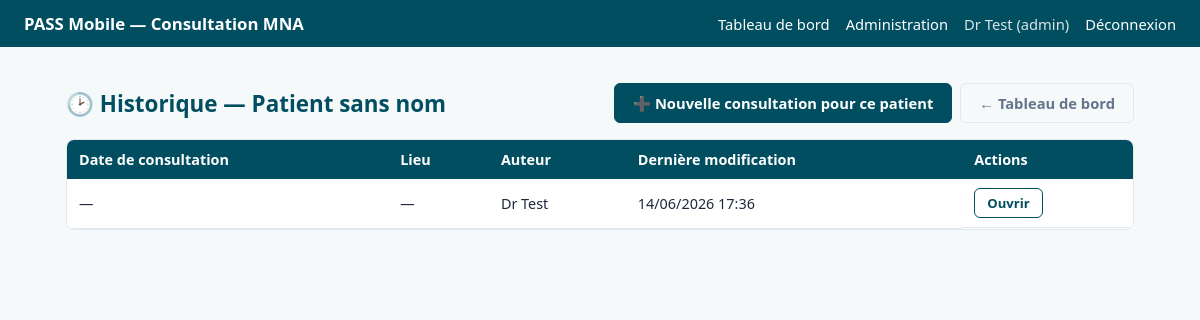
The app's page /patient/2880d69f-a5e5-4437-bdd4-534f4da7b44e/historique (signed in) with its own data.
### app/models.py (models this page shows, shortened)
class User(UserMixin, db.Model):
    __tablename__ = "users"
    id = db.Column(db.String(36), primary_key=True, default=gen_uuid)
    nom = db.Column(db.String(120), nullable=False)
    email = db.Column(db.String(180), unique=True, nullable=False, index=True)
    password_hash = db.Column(db.String(255), nullable=False)
    role = db.Column(db.String(20), nullable=False, default="medecin")
    actif = db.Column(db.Boolean, default=True, nullable=False)
    date_creation = db.Column(db.DateTime, default=datetime.utcnow)
    derniere_connexion = db.Column(db.DateTime, nullable=True)
    @property
    def is_admin(self):
        return self.role == "admin"

class Patient(db.Model):
    __tablename__ = "patients"
    id = db.Column(db.String(36), primary_key=True, default=gen_uuid)
    nom_prenom = db.Column(db.String(200), nullable=True)
    date_naissance = db.Column(db.Date, nullable=True)
    sexe = db.Column(db.String(10), nullable=True)
    structure_orientation = db.Column(db.String(200), nullable=True)
    lieu_vie = db.Column(db.String(120), nullable=True)
    cree_par_id = db.Column(db.String(36), db.ForeignKey("users.id"), nullable=True)
    date_creation = db.Column(db.DateTime, default=datetime.utcnow)
    date_modification = db.Column(
        db.DateTime, default=datetime.utcnow, onupdate=datetime.utcnow
    )
    consultations = db.relationship(
        "Consultation",
        backref="patient",
        lazy=True,
        order_by="Consultation.date_consultation.desc()",
        cascade="all, delete-orphan",
    )
    cree_par = db.relationship("User", foreign_keys=[cree_par_id])

class Consultation(db.Model):
    __tablename__ = "consultations"
    id = db.Column(db.String(36), primary_key=True, default=gen_uuid)
    patient_id = db.Column(db.String(36), db.ForeignKey("patients.id"), nullable=False)
    auteur_id = db.Column(db.String(36), db.ForeignKey("users.id"), nullable=True)
    date_consultation = db.Column(db.Date, nullable=True)
    lieu_consultation = db.Column(db.String(200), nullable=True)
    donnees = db.Column(db.JSON, nullable=False, default=dict)
    compte_rendu = db.Column(db.Text, nullable=True)
    date_creation = db.Column(db.DateTime, default=datetime.utcnow)
    date_modification = db.Column(
        db.DateTime, default=datetime.utcnow, onupdate=datetime.utcnow
    )
    auteur = db.relationship("User", foreign_keys=[auteur_id])

### app/routes.py (the view)
@main_bp.route("/patient/<patient_id>/historique")
@login_required
def historique_patient(patient_id):
    patient = Patient.query.get_or_404(patient_id)
    consultations = (
        Consultation.query.filter_by(patient_id=patient.id)
        .order_by(Consultation.date_consultation.desc())
        .all()
    )
    return render_template(
        "main/historique.html", patient=patient, consultations=consultations
    )

### app/models.py (called while the page is built)
@login_manager.user_loader
def load_user(user_id):
    return User.query.get(user_id)

### app/templates/main/historique.html (shortened to what this page needs)
{% extends "base.html" %}
{% block content %}
<div class="page-header">
  <h1>🕑 Historique — {{ patient.nom_prenom or "Patient sans nom" }}</h1>
  <div style="display:flex; gap:8px;">
    <a href="{{ url_for('main.ouvrir_patient', patient_id=patient.id) }}" class="btn-primary">➕ Nouvelle consultation pour ce patient</a>
    <a href="{{ url_for('main.dashboard') }}" class="btn-ghost">← Tableau de bord</a>
  </div>
</div>
{% if not consultations %}
  <p class="empty-state">Aucune consultation enregistrée pour ce patient.</p>
{% else %}
<div class="table-wrap">
  <table class="data-table">
    <thead>
      <tr>
        <th>Date de consultation</th>
        <th>Lieu</th>
        <th>Auteur</th>
        <th>Dernière modification</th>
        <th>Actions</th>
      </tr>
    </thead>
    <tbody>
      {% for c in consultations %}
      <tr>
        <td>{{ c.date_consultation.strftime('%d/%m/%Y') if c.date_consultation else "—" }}</td>
        <td>{{ c.lieu_consultation or "—" }}</td>
        <td>{{ c.auteur.nom if c.auteur else "—" }}</td>
        <td>{{ c.date_modification.strftime('%d/%m/%Y %H:%M') if c.date_modification else "—" }}</td>
        <td class="actions-cell">
          <a class="btn-secondary" style="padding:5px 12px;font-size:0.82rem;"
             href="{{ url_for('main.ouvrir_patient', patient_id=patient.id) }}?consultation_id={{ c.id }}">
            Ouvrir
          </a>
        </td>
      </tr>
      {% endfor %}
    </tbody>
  </table>
</div>
{% endif %}
{% endblock %}

### app/templates/base.html (shortened to what this page needs)
<!DOCTYPE html>
<html lang="fr">
<head>
  <link rel="stylesheet" href="{{ url_for('static', filename='css/app.css') }}">
</head>
<body>
  {% if current_user.is_authenticated %}
  <nav class="topbar">
    <div class="topbar-brand">PASS Mobile — Consultation MNA</div>
    <div class="topbar-links">
      <a href="{{ url_for('main.dashboard') }}">Tableau de bord</a>
      {% if current_user.is_admin %}
        <a href="{{ url_for('admin.index') }}">Administration</a>
      {% endif %}
      <a href="{{ url_for('auth.mon_compte') }}" class="topbar-user">{{ current_user.nom }} ({{ current_user.role }})</a>
      <a href="{{ url_for('auth.logout') }}">Déconnexion</a>
    </div>
  </nav>
  {% endif %}
  <main>
    {% block content %}{% endblock %}
  </main>
</body>
</html>

### app/static/css/app.css (style rules this page uses)
:root { --primary: #004e60; --accent: #0e7c8c; --text-muted: #64748b; --border: #e2e8f0; --radius: 6px; --danger: #b91c1c; }
* { box-sizing: border-box; }
body { margin: 0; font-family: "Segoe UI", Arial, sans-serif; background: #f6f9fa; color: #1e293b; }
main { max-width: 1100px; margin: 0 auto; padding: 24px 16px 60px; }
.topbar { background: var(--primary); color: #fff; display: flex; justify-content: space-between; align-items: center; padding: 12px 24px; flex-wrap: wrap; gap: 10px; }
.topbar-brand { font-weight: 700; font-size: 1.05rem; }
.topbar-links { display: flex; gap: 16px; align-items: center; flex-wrap: wrap; }
.topbar-links a { color: #fff; text-decoration: none; font-size: 0.92rem; }
.topbar-user { font-size: 0.85rem; opacity: 0.85; color: #fff; text-decoration: none; }
.btn-primary, .btn-secondary, .btn-ghost { display: inline-block; padding: 9px 18px; border-radius: var(--radius); border: 1px solid var(--primary); font-size: 0.92rem; font-weight: 600; cursor: pointer; text-decoration: none; text-align: center; }
.btn-primary { background: var(--primary); color: #fff; }
.btn-secondary { background: #fff; color: var(--primary); }
.btn-ghost { background: transparent; color: var(--text-muted); border-color: var(--border); }
table.data-table { width: 100%; border-collapse: collapse; font-size: 0.9rem; background: #fff; }
table.data-table th { background: var(--primary); color: #fff; padding: 10px 12px; text-align: left; font-weight: 600; }
table.data-table td { padding: 9px 12px; border-bottom: 1px solid var(--border); vertical-align: middle; }
.page-header { display: flex; justify-content: space-between; align-items: center; flex-wrap: wrap; gap: 12px; margin-bottom: 16px; }
.page-header h1 { margin: 0; color: var(--primary); font-size: 1.4rem; }
.table-wrap { overflow-x: auto; background: #fff; border-radius: 8px; border: 1px solid var(--border); }
.actions-cell { display: flex; gap: 6px; flex-wrap: wrap; }

### records on screen
User: nom "Dr Test", role "admin"
Patient: nom_prenom "Patient sans nom"
Consultation: date_consultation "—", lieu_consultation "—", auteur "Dr Test", date_modification "14/06/2026 17:36"
